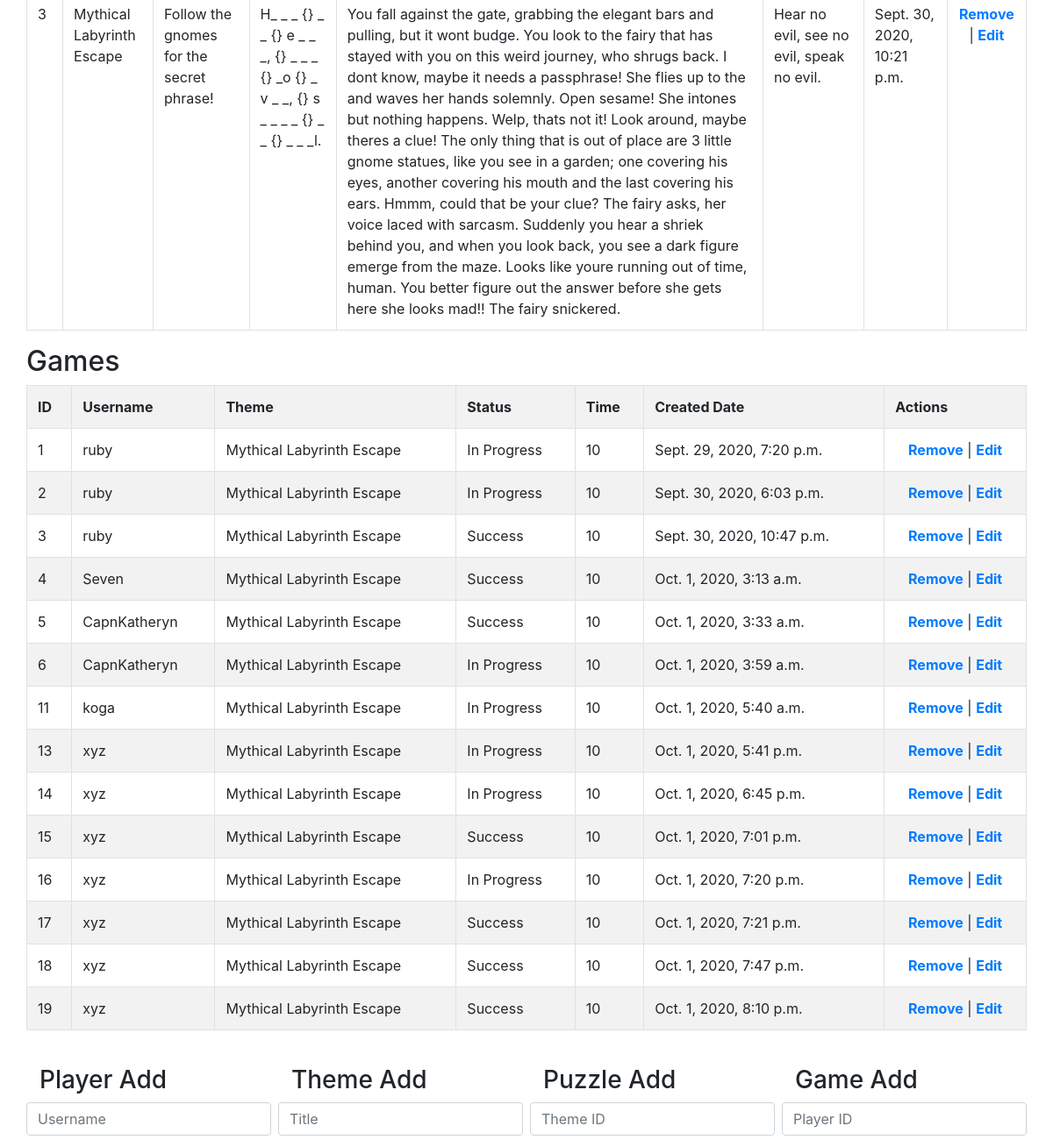
The page /get_data (middle part) on the database as committed earlier.
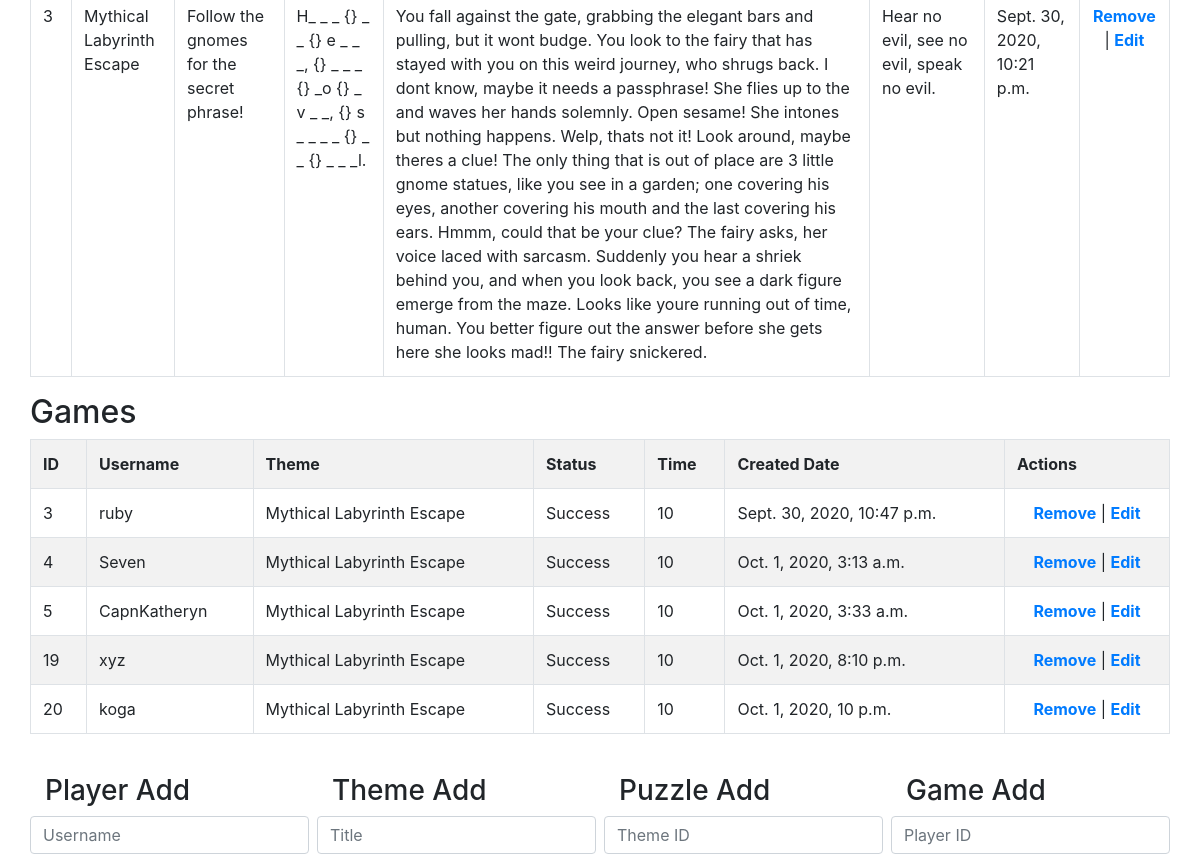
The same page on the database as committed later.
### virtual_escape_room_app/models.py (models this page shows)
class Puzzle(models.Model): # will be manually entered in the shell until we have an admin mode
    theme=models.ForeignKey(Theme,related_name="puzzle_theme",on_delete=models.CASCADE,default=1)
    question=models.CharField(max_length=255)
    hint=models.CharField(max_length=255)
    story=models.TextField()
    answer=models.CharField(max_length=255)
    created_at=models.DateTimeField(auto_now_add=True)
    updated_at=models.DateTimeField(auto_now=True)

class Theme(models.Model): # will be manually entered in the shell until we have an admin mode
    title=models.CharField(max_length=255)
    description=models.TextField()
    created_at=models.DateTimeField(auto_now_add=True)
    updated_at=models.DateTimeField(auto_now=True)
    objects=ThemeManager()

class Game(models.Model):
    players=models.ForeignKey(Player,related_name="player_game",on_delete=models.CASCADE,default=1)
    theme=models.ForeignKey(Theme,related_name="theme_game", on_delete=models.CASCADE)
    status=models.CharField(max_length=255, default="Not Started")
    timer=models.IntegerField(default=10)
    created_at=models.DateTimeField(auto_now_add=True)
    updated_at=models.DateTimeField(auto_now=True)

class Player(models.Model):
    username=models.CharField(max_length=255, unique=True)
    email=models.CharField(max_length=255, unique=True)
    password=models.CharField(max_length=255)
    created_at=models.DateTimeField(auto_now_add=True)
    updated_at=models.DateTimeField(auto_now=True)
    objects=PlayerManager()

### virtual_escape_room_app/views.py (the view)
# urls.py: path('get_data',views.get_data),
def get_data(request):
    qry_players= Player.objects.all()
    qry_themes=Theme.objects.all()
    qry_puzzles=Puzzle.objects.all()
    qry_games=Game.objects.all()
    context={
            'queryplayers':qry_players,
            'querythemes':qry_themes,
            'querypuzzles':qry_puzzles,
            'querygames':qry_games
        }
    return render(request, "get_data.html", context)

### virtual_escape_room_app/templates/get_data.html (shortened to what this page needs)
<!DOCTYPE html>
<html lang="en">
<head>
    <link rel="stylesheet" href="https://stackpath.bootstrapcdn.com/bootstrap/4.5.2/css/bootstrap.min.css">
</head>
<body>
    <div class="container">
        <div class="row">
            <table id="tablepuzzle" class="table table-striped table-bordered">
                {% for one_puzzle in querypuzzles %}
                <tr>
                    <td>{{ one_puzzle.id }}</td>
                    <td>{{ one_puzzle.theme.title }}</td>
                    <td>{{ one_puzzle.question }}</td>
                    <td>{{ one_puzzle.hint }}</td>
                    <td>{{ one_puzzle.story }}</td>
                    <td>{{ one_puzzle.answer }}</td>
                    <td>{{ one_puzzle.created_at }}</td>
                    <td class="text-center">
                        <a href="/puzzle/remove/{{one_puzzle.id}}" class="font-weight-bold">Remove</a>
                        |
                        <a href="/puzzle/edit/{{one_puzzle.id}}" class="font-weight-bold">Edit</a>
                    </td>
                </tr>
                {% endfor %}
            </table>
        </div>
        <div class="row">
            <h2>Games</h2>
            <table id="tablegame" class="table table-striped table-bordered">
                <tr>
                    <th>ID</th>
                    <th>Username</th>
                    <th>Theme</th>
                    <th>Status</th>
                    <th>Time</th>
                    <th>Created Date</th>
                    <th>Actions</th>
                </tr>
                {% for one_game in querygames %}
                <tr>
                    <td>{{ one_game.id }}</td>
                    <td>{{ one_game.players.username }}</td>
                    <td>{{ one_game.theme.title }}</td>
                    <td>{{ one_game.status }}</td>
                    <td>{{ one_game.timer }}</td>
                    <td>{{ one_game.created_at }}</td>
                    <td class="text-center">
                        <a href="/game/remove/{{one_game.id}}" class="font-weight-bold">Remove</a>
                        |
                        <a href="/game/edit/{{one_game.id}}" class="font-weight-bold">Edit</a>
                    </td>
                </tr>
                {% endfor %}
            </table>
        </div>
        <div class="row mt-4">
            <div class="col mr-2">
                <h3>Player Add</h3>
                <form action="/player/add" method="post">
                    <div class="form-group row">
                        <input type="text" name="username" id="username" class="form-control" placeholder="Username">
                    </div>
                </form>
            </div>
            <div class="col mr-2">
                <h3>Theme Add</h3>
                <form action="/theme/add" method="post">
                    <div class="form-group row">
                        <input type="text" name="title" id="title" class="form-control" placeholder="Title">
                    </div>
                </form>
            </div>
            <div class="col mr-2">
                <h3>Puzzle Add</h3>
                <form action="/puzzle/add" method="post">
                    <div class="form-group row">
                        <input type="text" name="theme_id" id="theme_id" class="form-control" placeholder="Theme ID">
                    </div>
                </form>
            </div>
            <div class="col">
                <h3>Game Add</h3>
                <form action="/game/add" method="post">
                    <div class="form-group row">
                        <input type="text" name="player_id" id="player_id" class="form-control" placeholder="Player ID">
                    </div>
                </form>
            </div>
        </div>
    </div>
</body>
</html>

Rows that differ between the two databases and show on the page:
removed Game: id "1", players.username "ruby", theme "Mythical Labyrinth Escape", status "In Progress", timer "10", created_at "Sept. 29, 2020, 7:20 p.m."
removed Game: id "2", players.username "ruby", theme "Mythical Labyrinth Escape", status "In Progress", timer "10", created_at "Sept. 30, 2020, 6:03 p.m."
removed Game: id "6", players.username "CapnKatheryn", theme "Mythical Labyrinth Escape", status "In Progress", timer "10", created_at "Oct. 1, 2020, 3:59 a.m."
removed Game: id "11", players.username "koga", theme "Mythical Labyrinth Escape", status "In Progress", timer "10", created_at "Oct. 1, 2020, 5:40 a.m."
removed Game: id "13", players.username "xyz", theme "Mythical Labyrinth Escape", status "In Progress", timer "10", created_at "Oct. 1, 2020, 5:41 p.m."
removed Game: id "14", players.username "xyz", theme "Mythical Labyrinth Escape", status "In Progress", timer "10", created_at "Oct. 1, 2020, 6:45 p.m."
removed Game: id "15", players.username "xyz", theme "Mythical Labyrinth Escape", status "Success", timer "10", created_at "Oct. 1, 2020, 7:01 p.m."
removed Game: id "16", players.username "xyz", theme "Mythical Labyrinth Escape", status "In Progress", timer "10", created_at "Oct. 1, 2020, 7:20 p.m."
removed Game: id "17", players.username "xyz", theme "Mythical Labyrinth Escape", status "Success", timer "10", created_at "Oct. 1, 2020, 7:21 p.m."
removed Game: id "18", players.username "xyz", theme "Mythical Labyrinth Escape", status "Success", timer "10", created_at "Oct. 1, 2020, 7:47 p.m."
added Game: id "20", players.username "koga", theme "Mythical Labyrinth Escape", status "Success", timer "10", created_at "Oct. 1, 2020, 10 p.m."
